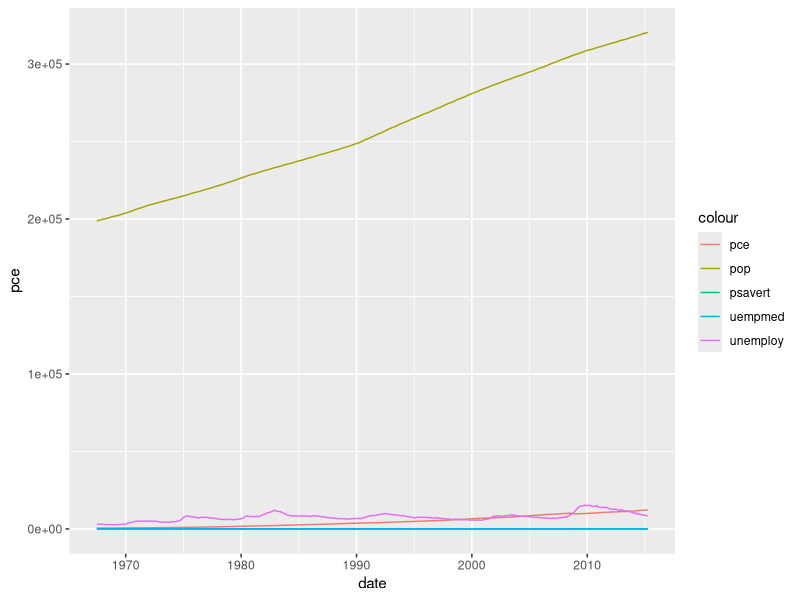
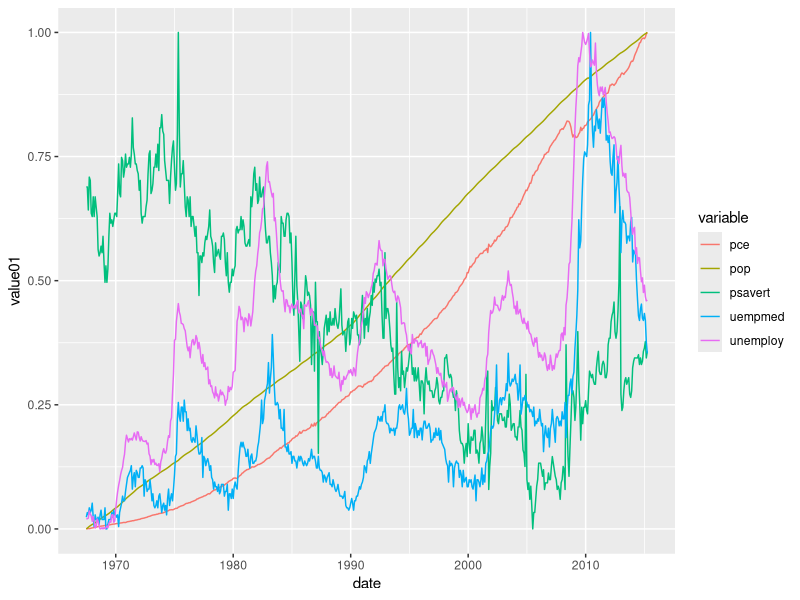

Reproduce these figures in R, in order.
# 2) en un fichero llamado apartado2.R una gráfica con todas las variables 
# con líneas de distintos colores a lo largo del tiempo (tiempo = eje X)

library(ggplot2)

economics

economics_long



ggplot(economics,aes(x=date))+
  geom_line(aes(y=pce, color="pce"))+
  geom_line(aes(y=pop, color= "pop"))+
  geom_line(aes(y=psavert, color="psavert" ))+
  geom_line(aes(y=uempmed, color="uempmed"))+
  geom_line(aes(y=unemploy, color ="unemploy"))




ggplot(economics_long,aes(x = date, y = value01))+ geom_line(aes(color=variable))

  
  


